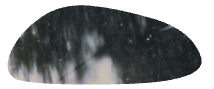
#> input picture packs/historic/parts/early-photo/brow/early-photo-267087-brow1.png, 214 x 89 px
$ python import_local.py --folder ../../packs/historic/parts/early-photo/brow
#> lines starting #> are read from the running program, lines starting #| are printed output that depends on the picture
"""
Brings your own images (for example AI-generated faces) into a pack's source folder, ready for the cutter.

    python3 -I tools/pipeline/import_local.py [--pack synthetic] [--era synthetic] [--folder tools/pipeline/inbox/<pack>]

File names carry the gender: a leading "m-", "f-" or "a-" means masc, femme or androgynous (anything else is left unlabeled
and shows up in the review page's "needs review" list). The rest of the name becomes the title: "f-03-curly-brown.png" is "curly brown".
Images are converted to JPEG (quality 95, longest side at most 3000 px) because that is what the cutter loads. Re-running skips
images that are already imported (same file name and content).
"""
import argparse, hashlib, json, os, re, sys
from PIL import Image, ImageOps

ROOT = os.path.join(os.path.dirname(os.path.abspath(__file__)), '..', '..')
GENDERS = {'m': 'masc', 'f': 'femme', 'a': 'andro'}

def main():
    ap = argparse.ArgumentParser()
    ap.add_argument('--pack', default='synthetic')
    ap.add_argument('--era', default=None, help='era id inside the pack (default: the pack id)')
    ap.add_argument('--folder', default=None)
    a = ap.parse_args()
    era = a.era or a.pack
    folder = os.path.abspath(a.folder or os.path.join(ROOT, 'tools', 'pipeline', 'inbox', a.pack))
    out = os.path.join(ROOT, 'tools', 'pipeline', 'cache', a.pack, 'sources', era)
    if not os.path.isdir(folder):
        sys.exit(f'no such folder: {folder}')
    os.makedirs(out, exist_ok=True)
    files = sorted(f for f in os.listdir(folder) if f.lower().endswith(('.png', '.jpg', '.jpeg', '.webp')))
    new = skipped = 0
    for f in files:
        path = os.path.join(folder, f)
        digest = hashlib.sha1(open(path, 'rb').read()).hexdigest()[:8]
        stem = os.path.splitext(f)[0]
        slug = re.sub(r'[^a-z0-9]+', '-', stem.lower()).strip('-')
        oid = f'syn-{slug}-{digest}'
        if os.path.exists(os.path.join(out, oid + '.json')):
            skipped += 1
            continue
        m = re.match(r'^([mfa])[-_ ]', stem.lower())
        gender = GENDERS[m.group(1)] if m else None
        title = re.sub(r'^[mfa][-_ ]\d*[-_ ]?', '', stem, flags=re.I).replace('-', ' ').replace('_', ' ').strip() or stem
        im = ImageOps.exif_transpose(Image.open(path)).convert('RGB')
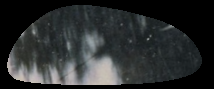
#> im: PIL image 214x89 RGB; mean R, G, B 41.9, 44.7, 45.2
        if max(im.size) > 3000:
            im.thumbnail((3000, 3000), Image.LANCZOS)
        im.save(os.path.join(out, oid + '.jpg'), 'JPEG', quality=95)
        json.dump({
            'provider': 'local', 'objectId': oid, 'era': era, 'url': '', 'title': title, 'artist': 'AI-generated (fictional person)',
            'date': '', 'medium': 'AI-generated photograph', 'credit': 'AI-generated image of a fictional person; private use only',
            'license': 'private', 'genderGuess': gender,
        }, open(os.path.join(out, oid + '.json'), 'w'), indent=2)
        new += 1
        print(f'  {f} -> {oid}  ({gender or "gender not set"})')
#> pass 2 of the loop in main, `for f in files:`:
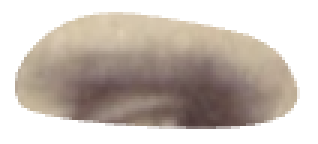
#> input picture packs/historic/parts/early-photo/brow/early-photo-269266-brow2.png, 106 x 48 px (shown 3 times larger)
#> in main, `im = ImageOps.exif_transpose(Image.open(path)).convert('RGB')`:
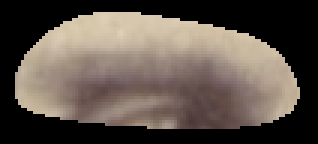
#> im: PIL image 106x48 RGB (shown 3 times larger); mean R, G, B 92.8, 82.6, 74.3
    print(f'{new} imported, {skipped} already there, {len(files)} images in {folder}')

if __name__ == '__main__':
    main()
